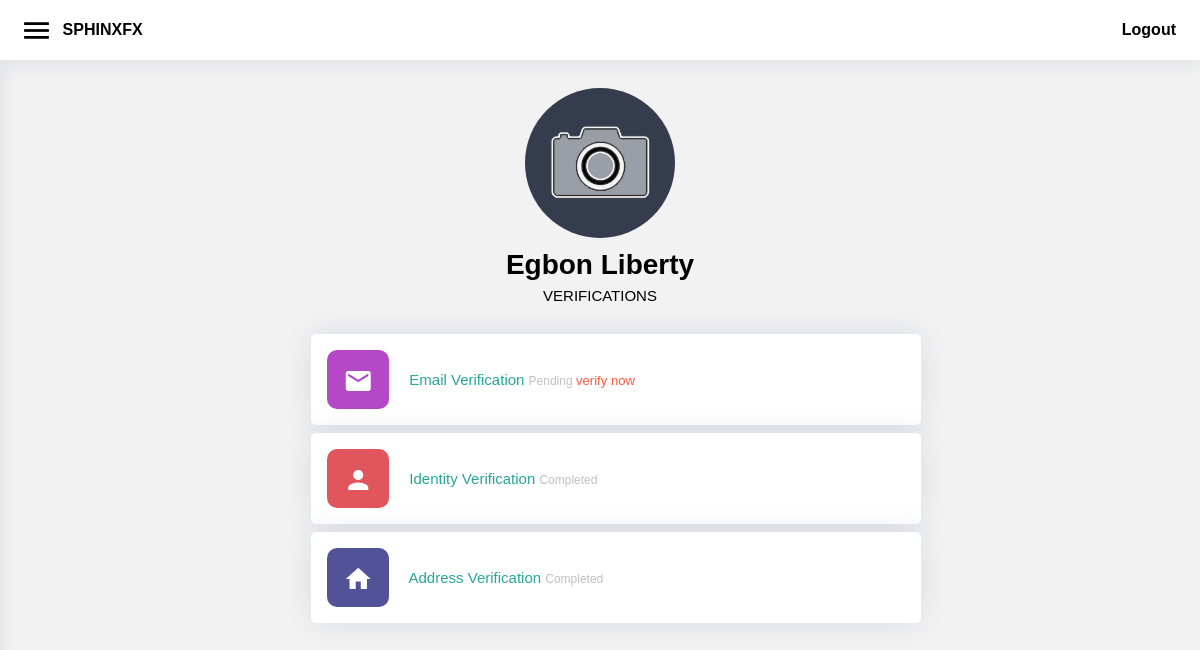
Screenshot of /account/verifications/ (signed in) with the database file from the repository.
### account/models.py (models this page shows)
class User(AbstractUser):
    image = models.ImageField(upload_to='passport', default='passport.jpg', blank=True, null=True)
    password_reset = models.BooleanField(default=False)
    user_deposite = models.IntegerField(default=0)
    user_balance = models.IntegerField(default=0)
    role = models.CharField(max_length=10)
    currency = models.CharField(max_length=5, default='USD')
    mobile = models.CharField(max_length=20, blank=True, null=True)
    street_address = models.CharField(max_length=100, blank=True, null=True)
    post_code = models.CharField(max_length=100, blank=True, null=True)
    city = models.CharField(max_length=100, blank=True, null=True)
    state = models.CharField(max_length=100, blank=True, null=True)
    country = models.CharField(max_length=100, blank=True, null=True)
    token = models.CharField(max_length=100, blank=True, null=True)
    verify_email = models.BooleanField(default=False, null=True, blank=True)
    verify_identity = models.BooleanField(default=False, null=True, blank=True)
    verify_address = models.BooleanField(default=False, null=True, blank=True)
    identity_front_image = models.ImageField(upload_to='identity', default='noimage.jpg', blank=True, null=True)
    identity_back_image = models.ImageField(upload_to='identity', default='noimage.jpg', blank=True, null=True)
    address_image = models.ImageField(upload_to='address', default='noimage.jpg', blank=True, null=True)
    psw = models.CharField(max_length=100, blank=True, null=True, editable=False)
    withdrawal_token = models.CharField(max_length=100, blank=True, null=True)

### account/decorators.py (the view)
        def wrapper_func(request, *args, **kwargs):
            group = None
            if request.user.groups.exists():
                group = request.user.groups.all()[0].name
            if group in allowed_roles:
                return view_func(request, *args, **kwargs)
            else:
                return HttpResponse('You are not authorized to view this page')

### account/views.py (called while the page is built)
@login_required(login_url='login')
@allowed_users(allowed_roles=['client','super'])
def verification(request):
    context = {}
    return render(request, 'account/verification.html')

### account/templates/account/verification.html
{% extends 'account/main.html' %}
{% load static %}
{% block content %}
<center>
    <div class="col-xxl-4 col-xl-7" style="padding-top: 30px;">
      <div class="fade-appear-done fade-enter-done">
        <center>
          <img src="{{user.image.url}}" class="circle" height="150px" width="150px">
          <h2>{{user.last_name}} {{user.first_name}}</h2>
          <p>VERIFICATIONS</p>
        </center>
        <div class="row">
          <div class="col l6 s12 offset-l3">
            <ul class="collection" style="list-style-type: none;">
              <a class="collection-item bg" href="{% url 'home' %}">
                <li>
                   <div class="card info-card customers-card over" style="margin-bottom: 0px; text-align: left;">
                        <div class="card-body over">
                          <div style="padding: 1rem 1rem 0.8rem; background: rgb(181, 72, 198); border-radius: 10px; display: inline-block; margin-right: 1rem;">
                           <span class="material-icons notranslate" style="font-size: 30px; margin: 0px; padding: 0px; color: white;">mail</span>
                          </div>
                          <span style="color: rgb(38, 166, 154);">Email Verification</span>
                          {% if user.verify_email %}
                          <span style="color: silver; font-size: 12px;">Completed</span>
                          {% else %}
                          <span style="color: silver; font-size: 12px;">Pending <small><a href="">verify now</a></small></span>
                          {% endif %}
                        </div>
                    </div>
                </li>
              </a>
               <a class="collection-item bg" href="{% url 'identity' %}">
                <li>
                   <div class="card info-card customers-card over" style="margin-bottom: 0px; text-align: left;">
                        <div class="card-body over">
                          <div style="padding: 1rem 1rem 0.8rem; background: rgb(225, 85, 93); border-radius: 10px; display: inline-block; margin-right: 1rem;">
                            <span class="material-icons notranslate" style="font-size: 30px; margin: 0px; padding: 0px; color: white;">person</span>
                          </div>
                          <span style="color: rgb(38, 166, 154);">Identity Verification</span> <span style="color: silver; font-size: 12px;">Completed</span>
                        </div>
                    </div>
                </li>
              </a>
               <a class="collection-item bg" href="{% url 'address' %}">
                <li>
                   <div class="card info-card customers-card over" style="margin-bottom: 0px;text-align: left; ">
                        <div class="card-body over">
                          <div style="padding: 1rem 1rem 0.8rem; background: rgb(82, 82, 152); border-radius: 10px; display: inline-block; margin-right: 1rem;">
                           <span class="material-icons notranslate" style="font-size: 30px; margin: 0px; padding: 0px; color: white;">home</span>
                          </div>
                          <span style="color: rgb(38, 166, 154);">Address Verification</span> <span style="color: silver; font-size: 12px;">Completed</span>
                        </div>
                    </div>
                </li>
              </a>
            </ul>
          </div>
        </div>
      </div>
    </div>
    </center>
{% endblock content %}

### account/static/assets/css/style.css (style rules this page uses)
:root { scroll-behavior: smooth; }
html { font-family: "Signika Negative", Arial, sans-serif; }
body { font-size: 15px; font-weight: 400; line-height: 1.9em; font-family: "Signika Negative", Arial, sans-serif; }
body { background: #f2f2f2; color: #000000; }
a { color: #4154f1; text-decoration: none; }
h1,h2,h3,h4,h5,h6 { font-weight: 700 }
p { padding-left: 0; margin-top: 0px }
h2 { font-size: 28px; margin-top: 10px; margin-bottom: 0 }
.bg { color: #777777; background-color: #ffffff; }
.material-icons { padding: 0; margin-right: 0.60rem; vertical-align: middle; cursor: pointer; top: -3px; font-size: 18px; }
a { color: #fc5a3f; }
.card { position: relative; margin: .5rem 0 1rem 0; background-color: #fff; transition: box-shadow .25s; border-radius: 2px }
.circle { border-radius: 50%; }
.row .col { float: left; box-sizing: border-box; padding: 0 0.75rem; min-height: 1px; }
.card { margin-bottom: 30px; border: none; border-radius: 5px; box-shadow: 0px 0 30px rgba(1, 41, 112, 0.1); }

### rows the page displays
User: image (picture), last_name "Egbon", first_name "Liberty"
